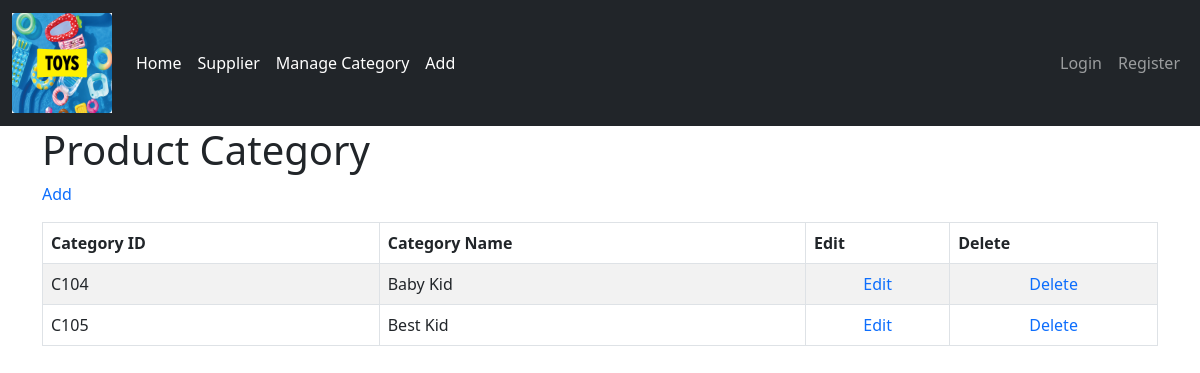
Screenshot of /category_management.php with the database file from the repository.
### tables this page shows
CREATE TABLE `category` (
  `Cat_id` varchar(8) NOT NULL,
  `catName` varchar(30) NOT NULL
);

### category_management.php (the view, shortened to what this page needs)
<?php
include_once 'header.php';
?>
<body>
    <div id="main" class="container">
        <div className="page-heading pb-2 mt-4 mb-2 ">
        <h1>Product Category</h1>
        </div>
        <form name="frm" method="post" action="">
        <p>
       <a href="add_category.php" class="text-decoration-none"> Add</a>
        </p>
        <table id="tablecategory" class="table table-striped table-bordered" cellspacing="0" width="100%">
            <thead>
                <tr>
                    <th><strong>Category ID</strong></th>
                    <th><strong>Category Name</strong></th>
                    <th><strong>Edit</strong></th>
                    <th><strong>Delete</strong></th>
                </tr>
             </thead>
			<tbody>
            <?php
                    $conn = new Connect();
                    $db_link = $conn->connectToMySQL();
                    $sql = "select * from category";
                    $re = $db_link->query($sql);
                    while ($row = $re->fetch_assoc()):
            ?>
		<tr>
        <td><?=$row['Cat_id']?></td>
        <td><?=$row['catName']?></td>
        <td style = 'text-align:center'><a href="add_category.php?cid=<?=$row['Cat_id']?>"
        class="text-decoration-none">Edit</a></td>
        <td style = 'text-align:center'><a href="Delete_category.php?cid=<?=$row['Cat_id']?>"
        class="text-decoration-none">Delete</a></td>
            </tr>
            <?php
                endwhile;
            ?>
			</tbody>
        </table>
 </form>
    </div>
</body>
</html>

### header.php (shortened to what this page needs)
<!DOCTYPE html>
<html>
    <head>
        <link rel="stylesheet" href="https://cdn.jsdelivr.net/npm/bootstrap@5.2.2/dist/css/bootstrap.min.css"
>
        <link rel="stylesheet" href="https://cdn.jsdelivr.net/npm/bootstrap-icons@1.10.2/font/bootstrap-icons.css">
        <link rel="stylesheet" href="https://cdnjs.cloudflare.com/ajax/libs/font-awesome/6.2.1/css/all.min.css"
>
    </head>
     <nav class="navbar navbar-expand-md navbar-dark bg-dark">
        <div class="container-fluid">
            <a href= "https://www.facebook.com/nguyetcan.tran.357/" class="navbar-brand">
            <img src="../images/logo.jpg" alt="" width="100px" height="100px">
            </a>
             <div class="collapse navbar-collapse justify-content-center" id="navbarMain">
                <div class="navbar-nav">
                    <a class="nav-link active" href="index.php">Home</a>
                    <div class="dropdown">
                        <a class="nav-link active" href="./SupManagement.php">Supplier</a>
                    </div>
                    <div class="dropdown">
                        <a class="nav-link active" href="./category_management.php">Manage Category</a>
                    </div>
                        <a class="nav-link active" href="upload_images.php">Add</a>
                </div>
                <div class="navbar-nav ms-auto justify-content-center">
                    <?php
                        if(isset($_COOKIE['cc_username'])):
                    ?>
                    <a href="" class="nav-item nav-link">Welcome,<?=$_COOKIE['cc_username']?></a>
                    <a href="logout.php" class="nav-item nav-link">Logout</a>
                    <?php
                        else:
                    ?>
                    <a href="Login.php" class="nav-item nav-link">Login</a>
                    <a href="registration.php" class="nav-item nav-link">Register</a>
                    <?php
                    endif;
                    ?>
                </div>
            </div>
    </nav>
    <body>

### rows the page displays
category: Cat_id "C104", catName "Baby Kid"
category: Cat_id "C105", catName "Best Kid"
